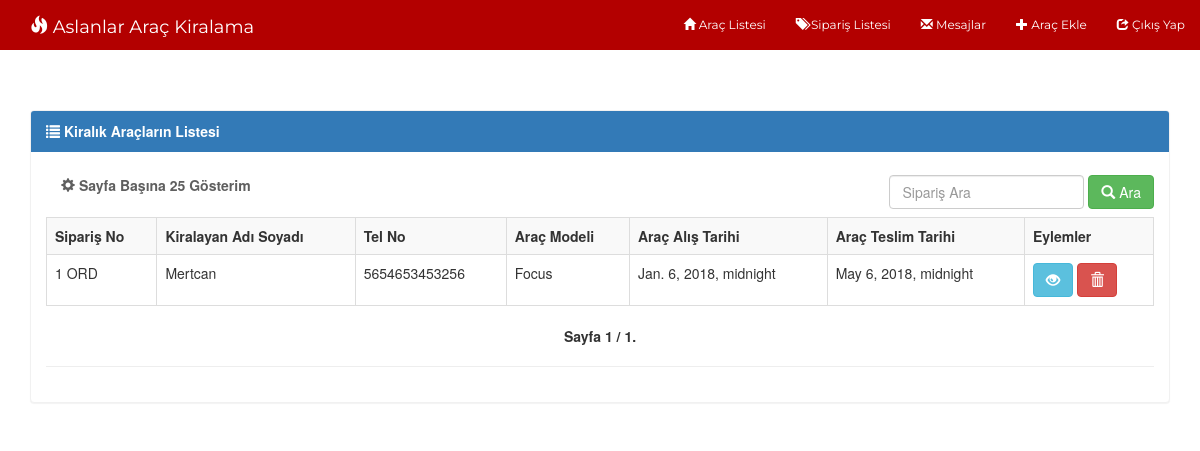
/listOrder/, run on the app's committed database.
### system/models.py (models this page shows, shortened)
class Order(models.Model):
    car_name = models.CharField(max_length=100)
    employee_name = models.CharField(max_length=100)
    cell_no = models.CharField(max_length=15)
    address = models.TextField()
    date = models.DateTimeField()
    to = models.DateTimeField()

### system/views.py (the view)
# urls.py: url(r'^listOrder/$', order_list, name = "order_list"),
def order_list(request):
    order = Order.objects.all()
    query = request.GET.get('q')
    if query:
        order = order.filter(
            Q(movie_name__icontains=query)|
            Q(employee_name__icontains=query)
        )
    paginator = Paginator(order, 4)  # Show 15 contacts per page
    page = request.GET.get('page')
    try:
        order = paginator.page(page)
    except PageNotAnInteger:
        order = paginator.page(1)
    except EmptyPage:
        order = paginator.page(paginator.num_pages)
    context = {
        'order': order,
    }
    return render(request, 'order_list.html', context)

### templates/order_list.html (shortened to what this page needs)
{% extends 'base.html' %}
{% block nav %}
    <div class="collapse navbar-collapse" id="myNavbar">
      <ul class="nav navbar-nav navbar-right">
        <li><a href="{% url 'adminIndex' %}"><span class="glyphicon glyphicon-home"></span> Araç Listesi</a></li>
        <li><a href="{% url 'order_list' %}"><span class="glyphicon glyphicon-tags"></span> Sipariş Listesi</a></li>
        <li><a href="{% url 'message' %}"><span class="glyphicon glyphicon-envelope"></span> Mesajlar</a></li>
        <li><a href="{% url 'car_create' %}"><span class="glyphicon glyphicon-plus"></span> Araç Ekle</a></li>
        <li><a href="{% url 'logout' %}"><span class="glyphicon glyphicon-share"></span> Çıkış Yap</a></li>
      </ul>
    </div>
{% endblock %}
{% block body %}
<div class='container table-responsive'>
<div class="panel panel-primary">
  <div class="panel-heading"><strong><span class="glyphicon glyphicon-list"></span> Kiralık Araçların Listesi</strong> </div>
    <div class="panel-body">
    <strong class="navbar-form navbar-left" style="color: #5f5f5f;"><span class="glyphicon glyphicon-cog"></span> Sayfa Başına 25 Gösterim </strong>
    {% block search_box %}
      <form method="GET" class="navbar-form navbar-right" role="search">
        <div class="form-group">
          <input type="text" class="form-control" placeholder="Sipariş Ara" value="{{request.GET.q}}" name="q">
        </div>
        <button type="submit" class="btn btn-success"><span class="glyphicon glyphicon-search"></span> Ara</button>
      </form>
      {% endblock %}
  <table class="table table-bordered table-striped table-hover">
   <tr>
     <td><strong>Sipariş No</strong></td>
   <td><strong>Kiralayan Adı Soyadı</strong></td>
   <td><strong>Tel No</strong></td>
    <td><strong>Araç Modeli</strong></td>
    <td><strong>Araç Alış Tarihi</strong></td>
    <td><strong>Araç Teslim Tarihi</strong></td>
    <td><strong>Eylemler</strong></td>
  </tr>
      {% for ob in order %}
    <tr>
    <td>{{ob.id}} ORD</td>
    <td>{{ob.employee_name}}</td>
    <td>{{ob.cell_no}}</td>
    <td>{{ob.car_name}}</td>
    <td>{{ob.date}}</td>
    <td>{{ob.to}}</td>
    <td>
         <a href="{% url 'order_detail' ob.id %}"><button type="button" class="btn btn-info"><span class="glyphicon glyphicon-eye-open"></span></button></a>
         <a href="{% url 'order_delete' ob.id %}"><button type="button" class="btn btn-danger"><span class="glyphicon glyphicon-trash"></span></button></a>
    </td>
</tr>
    {% endfor %}
  </table>
<nav>
  <ul class="pager">
      <li class="previous">
         <strong> Sayfa {{ order.number }} / {{ order.paginator.num_pages }}.</strong>
    </li>
  </ul>
</nav>
    <hr>
    </div>
    </div>
{% endblock %}

### static/css/style.css (style rules this page uses)
body { background:url('../images/'); }
.navbar li a, .navbar .navbar-brand { color: #fff !important; }
.panel { margin-top:25px; }
.panel-primary { border-color: #f1f1f1 !important; }

### templates/base.html (style rules this page uses)
.navbar li a, .navbar .navbar-brand { color: #fff !important; }

### data on the page
Order: id "1", employee_name "Mertcan", cell_no "5654653453256", car_name "Focus", date "Jan. 6, 2018, midnight", to "May 6, 2018, midnight"

### other printed values
{{ order.number }} "1"
{{ order.paginator.num_pages }} "1"
